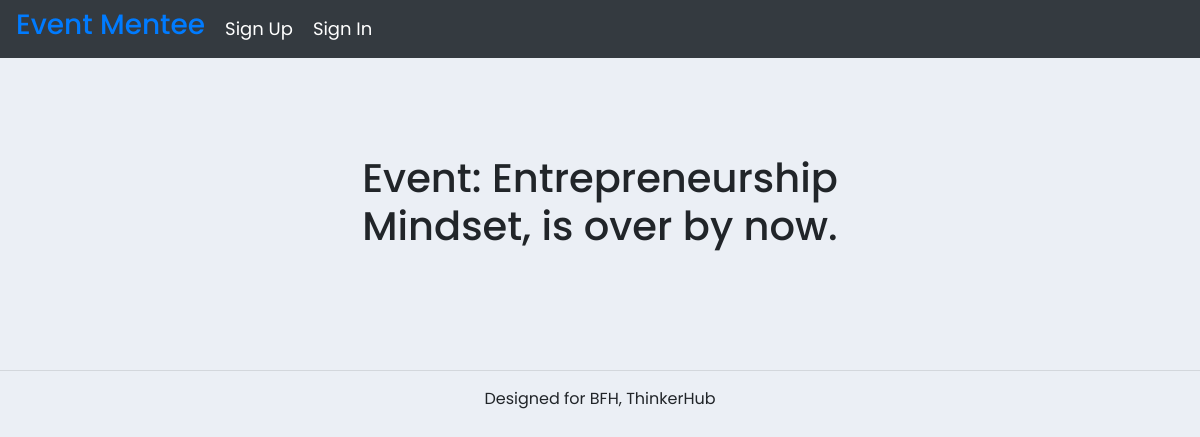
The page /Event_details/11/ on the database as committed earlier.
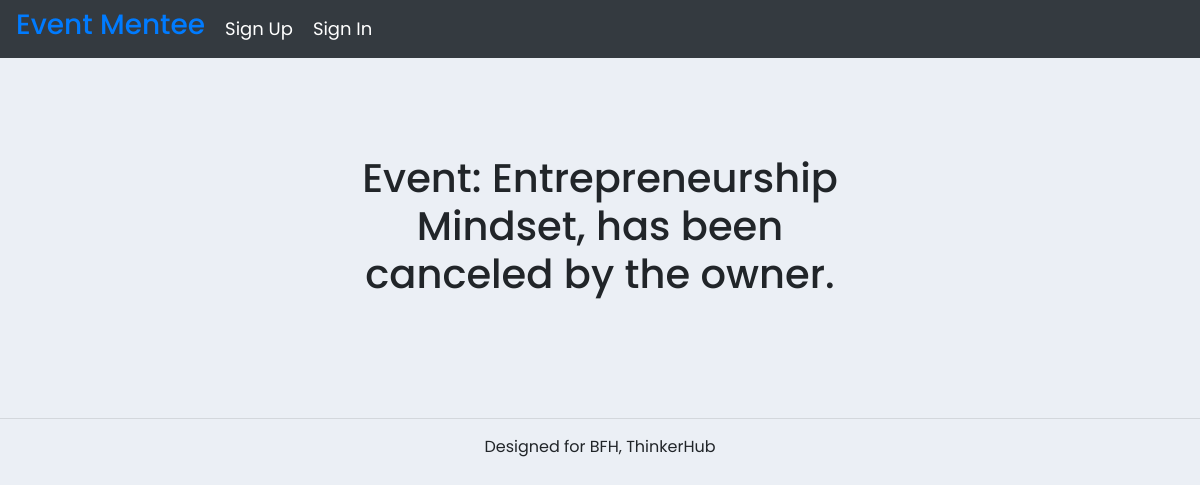
The same page on the database as committed later.
### events/models.py (models this page shows)
class event(models.Model):
	CATEGORY = (
			('web', 'Web Development'),
			('AI & ML', 'AI & ML'),('industry 4.0','Industry 4.0'),('cyber','Cyber Security'),('other','Others'),
			)
	Event_Title = models.CharField(max_length=200,unique=True, null=True)
	Event_Date= models.DateField(null=True)
	Event_Time=models.TimeField(null=True)
	Event_Location= models.CharField(max_length=800, null=True)
	Max_NO_Participants=models.IntegerField()
	Event_Banner=models.ImageField()
	description = models.TextField(null=True)
	Meet_link=models.CharField(blank=True,max_length=2000,default='none')
	category = models.CharField(max_length=200, null=True, choices=CATEGORY)
	date_created = models.DateTimeField(auto_now_add=True, null=True)
	customer = models.ForeignKey(Customer, null=True, on_delete= models.SET_NULL)
	count=models.IntegerField(null=True,)
	count2=models.IntegerField(null=True,)
	cancel_event=models.BooleanField(null=True, default=False)
	def __str__(self):
		return self.Event_Title

### events/views.py (the view)
# urls.py: path('Event_details/<str:pk>/', views.Event_details, name='Event_details'),
def Event_details(request,pk):
	all_event=event.objects.all()
	all_register=register.objects.all()
	events = event.objects.get(id=pk)
	count=0
	for e in all_register:
		if str(e.event_name.Event_Title) == str(events):
			if e.status == 'YES' or e.status == 'MAYBE':
				count+=1
	register_event=register.objects.all()
	na=[]
	for even in register_event:
		nam=even.event_name
		na.append(nam)
	all_event=[]
	for even in na:
		n1=even.Event_Title
		all_event.append(n1)
	c=0
	for i in all_event:
		if events.Event_Title==i:
			c+=1
	events.count=c
	d=str(date)
	over=False
	if str(events.Event_Date) < d:
		over=True
	context={'event':events,'register_count':c,'count':count,'over':over}
	return render(request, 'accounts/event_details.html', context)

### events/templates/accounts/event_details.html (shortened to what this page needs)
{%  extends 'accounts/main.html' %}
{% block content %}
  </head>
  <body>
<main>
  <section class="py-5 text-center container">
    <div class="row py-lg-5">
      <div class="col-lg-6 col-md-8 mx-auto">
      {% if event.cancel_event == True %}
      <h1 class="fw-light">Event: {{event.Event_Title}}, has been canceled by the owner.</h1>
      {% elif over == True %}
      <h1 class="fw-light">Event: {{event.Event_Title}}, is over by now.</h1>
        {% endif %}
      </div>
    </div>
  </section>
</main>
{% endblock %}

Rows that differ between the two databases and show on the page:
changed event "Entrepreneurship Mindset": cancel_event False → True (drawn)
Other text that changed with them:
text no longer shown: ", is over by now."
text now shown: ", has been canceled by the owner."
